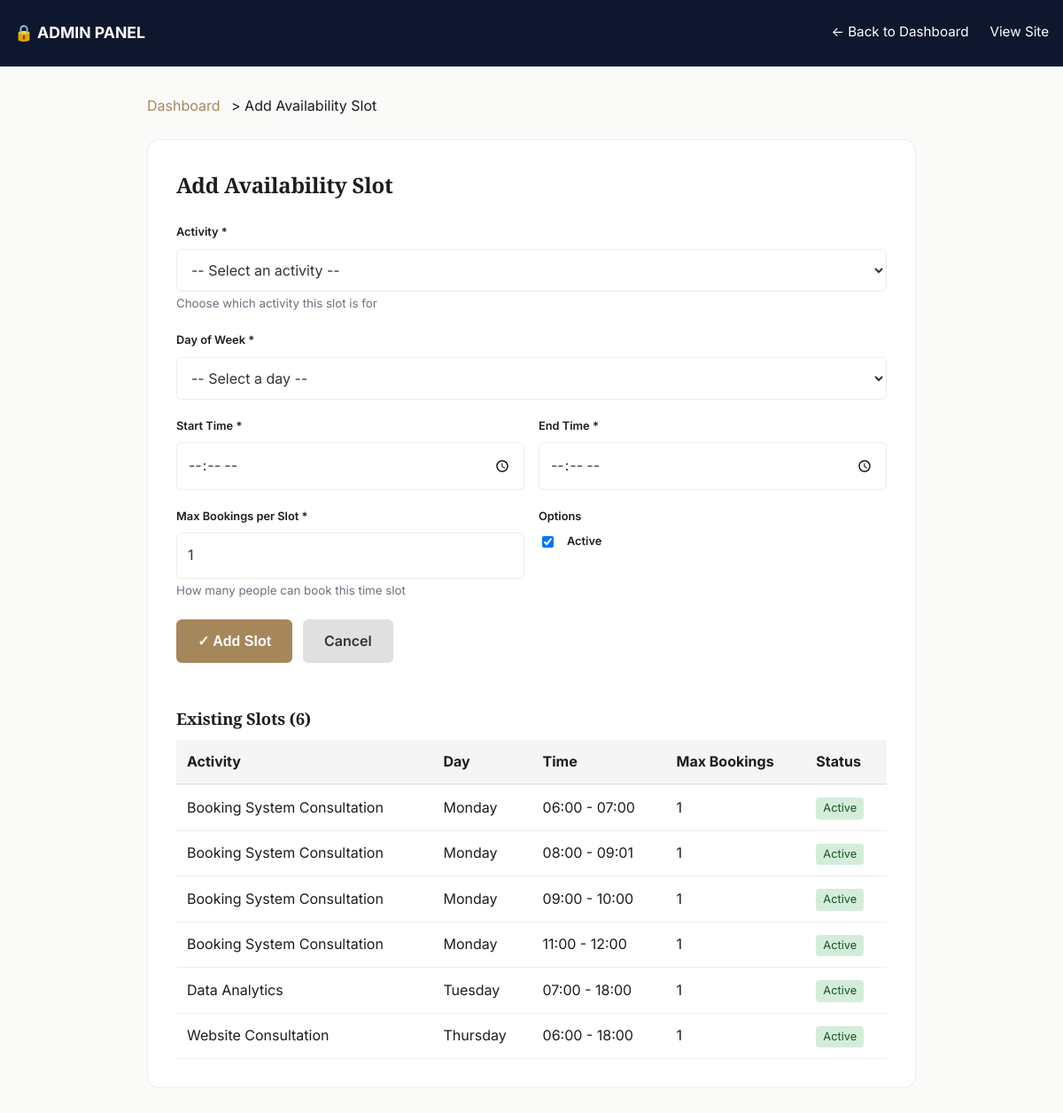
Page /booking/admin/add-availability-slot/ (signed in) on the earlier database version.
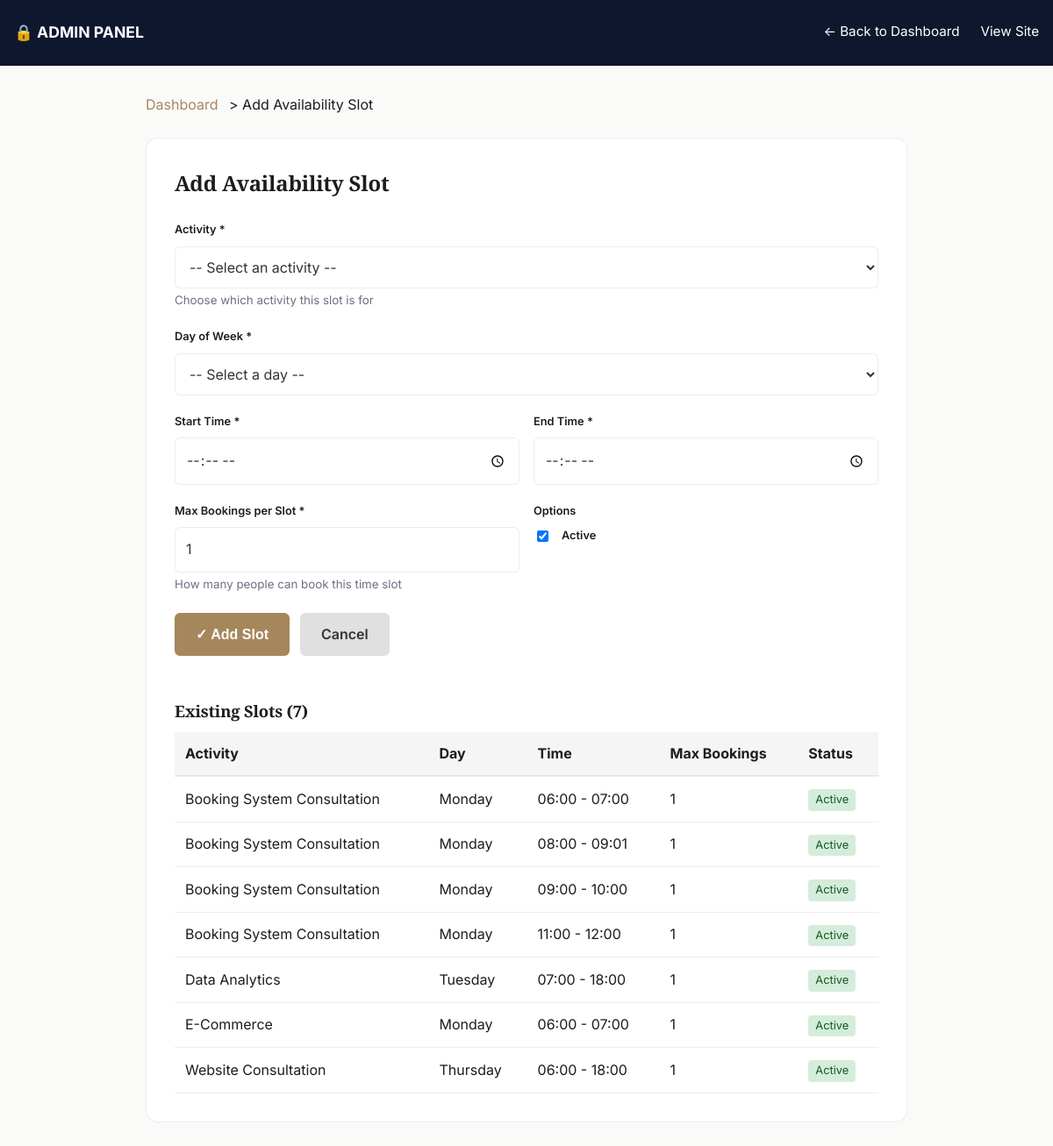
Same page on the later database version.
### booking/models.py (models this page shows, shortened)
class AvailabilitySlot(models.Model):
    DAYS_OF_WEEK = [
        (0, "Monday"),
        (1, "Tuesday"),
        (2, "Wednesday"),
        (3, "Thursday"),
        (4, "Friday"),
        (5, "Saturday"),
        (6, "Sunday"),
    ]
    activity = models.ForeignKey(Activity, on_delete=models.CASCADE, related_name="slots")
    day_of_week = models.IntegerField(choices=DAYS_OF_WEEK)
    start_time = models.TimeField()
    end_time = models.TimeField()
    max_bookings_per_slot = models.IntegerField(default=1)
    is_active = models.BooleanField(default=True)
    class Meta:
        unique_together = ["activity", "day_of_week", "start_time"]
        ordering = ["day_of_week", "start_time"]

class Activity(models.Model):
    name = models.CharField(max_length=100, unique=True)
    description = models.TextField(blank=True)
    duration_minutes = models.IntegerField(default=30)
    is_active = models.BooleanField(default=True)
    created_at = models.DateTimeField(auto_now_add=True)
    class Meta:
        verbose_name_plural = "Activities"
        ordering = ["name"]

### booking/views.py (the view, shortened to what this page needs)
# urls.py: path("admin/add-availability-slot/", views.add_availability_slot, name="add_availability_slot"),
@login_required(login_url="admin:login")
@user_passes_test(is_admin, login_url="admin:login")
def add_availability_slot(request):
    template_name = "booking/add_availability_slot.html"
    context = {
        "activities": Activity.objects.filter(is_active=True),
        "days_of_week": AvailabilitySlot.DAYS_OF_WEEK,
        "slots": AvailabilitySlot.objects.select_related("activity").order_by("activity", "day_of_week", "start_time"),
    }
    return render(request, template_name, context)

### booking/views.py (called while the page is built)
def is_admin(user):
    return user.is_staff or user.is_superuser

### templates/booking/add_availability_slot.html (shortened to what this page needs)
{% load static %}
<!doctype html>
<html lang="en">
<head>
  <link rel="stylesheet" href="{% static 'css/services.css' %}">
</head>
<body>
  <header class="admin-header">
    <div class="nav" style="max-width: 1200px; margin: 0 auto; padding: 0 16px;">
      <strong>🔒 ADMIN PANEL</strong>
      <div class="admin-nav">
        <a href="{% url 'booking:management' %}">← Back to Dashboard</a>
        <a href="{% url 'services:welcome' %}">View Site</a>
      </div>
    </div>
  </header>
  <div class="container">
    <div class="breadcrumb">
      <a href="{% url 'booking:management' %}">Dashboard</a> > Add Availability Slot
    </div>
    <div class="admin-form">
      <div class="form-section">
        <h2>Add Availability Slot</h2>
        <form method="post">
          <div class="form-group">
            <label for="activity">Activity *</label>
            <select id="activity" name="activity" required>
              <option value="">-- Select an activity --</option>
            </select>
            <small style="color: var(--muted);">Choose which activity this slot is for</small>
          </div>
          <div class="form-group">
            <label for="day_of_week">Day of Week *</label>
            <select id="day_of_week" name="day_of_week" required>
              <option value="">-- Select a day --</option>
            </select>
          </div>
          <div class="form-row">
            <div class="form-group">
              <label for="start_time">Start Time *</label>
              <input type="time" id="start_time" name="start_time" required>
            </div>
            <div class="form-group">
              <label for="end_time">End Time *</label>
              <input type="time" id="end_time" name="end_time" required>
            </div>
          </div>
          <div class="form-row">
            <div class="form-group">
              <label for="max_bookings">Max Bookings per Slot *</label>
              <input type="number" id="max_bookings" name="max_bookings_per_slot" value="1" min="1" max="100" required>
              <small style="color: var(--muted);">How many people can book this time slot</small>
            </div>
            <div class="form-group">
              <label style="margin-bottom: 0;">Options</label>
              <div class="checkbox-group" style="margin-top: 8px;">
                <input type="checkbox" id="is_active" name="is_active" checked>
                <label for="is_active" style="margin: 0;">Active</label>
              </div>
            </div>
          </div>
          <div class="button-group">
            <button type="submit" class="btn-primary">✓ Add Slot</button>
            <a href="{% url 'booking:management' %}" class="btn-secondary" style="text-decoration: none; display: inline-block;">Cancel</a>
          </div>
        </form>
      </div>
      {% if slots %}
        <div class="slots-list">
          <h3>Existing Slots ({{ slots.count }})</h3>
          <table class="slots-table">
            <thead>
              <tr>
                <th>Activity</th>
                <th>Day</th>
                <th>Time</th>
                <th>Max Bookings</th>
                <th>Status</th>
              </tr>
            </thead>
            <tbody>
              {% for slot in slots %}
                <tr>
                  <td>{{ slot.activity.name }}</td>
                  <td>{{ slot.get_day_of_week_display }}</td>
                  <td>{{ slot.start_time|time:"H:i" }} - {{ slot.end_time|time:"H:i" }}</td>
                  <td>{{ slot.max_bookings_per_slot }}</td>
                  <td>
                    <span class="slot-status {% if slot.is_active %}status-active{% else %}status-inactive{% endif %}">
                      {{ slot.is_active|yesno:"Active,Inactive" }}
                    </span>
                  </td>
                </tr>
              {% endfor %}
            </tbody>
          </table>
        </div>
      {% endif %}
    </div>
  </div>
</body>
</html>

Differences in the rows shown:
added AvailabilitySlot: activity.name "E-Commerce", day_of_week "Monday", start_time "06:00", end_time "07:00", max_bookings_per_slot "1", is_active "Active"
Other differences:
{{ slots.count }}: "6" → "7"
